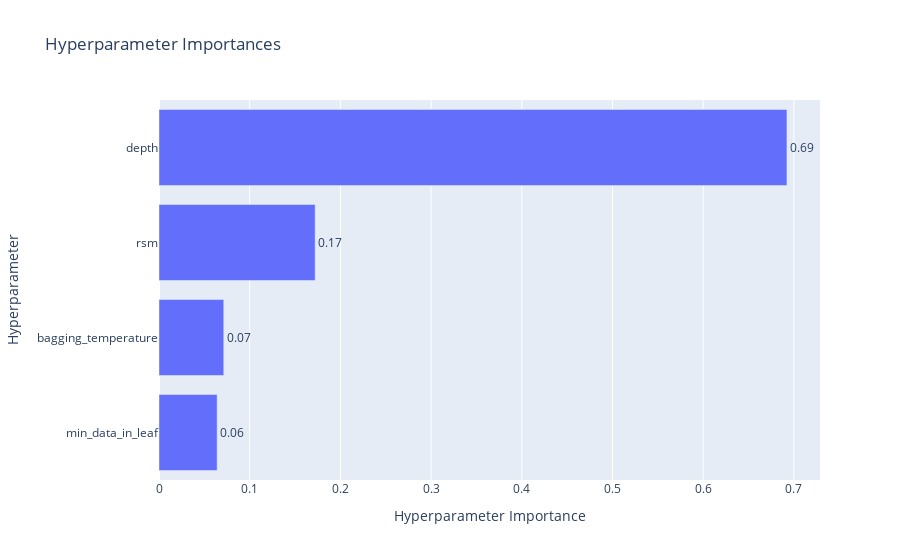

Notebook code cell kept with this figure:
### Code cell
plot_param_importances(study)

### Figure 1 — Plotly figure (JSON) as saved in the notebook; plotly's stock layout.template omitted (floating-point values rounded to 4 significant figures)
{"data": [{"cliponaxis": false, "hovertemplate": ["min_data_in_leaf (IntDistribution): 0.06409684938329537<extra></extra>", "bagging_temperature (FloatDistribution): 0.07138839827216222<extra></extra>", "rsm (FloatDistribution): 0.1721756147851062<extra></extra>", "depth (IntDistribution): 0.6923391375594363<extra></extra>"], "name": "Objective Value", "orientation": "h", "text": ["0.06", "0.07", "0.17", "0.69"], "textposition": "outside", "type": "bar", "x": [0.0641, 0.07139, 0.1722, 0.6923], "y": ["min_data_in_leaf", "bagging_temperature", "rsm", "depth"]}], "layout": {"title": {"text": "Hyperparameter Importances"}, "xaxis": {"title": {"text": "Hyperparameter Importance"}}, "yaxis": {"title": {"text": "Hyperparameter"}}}}
